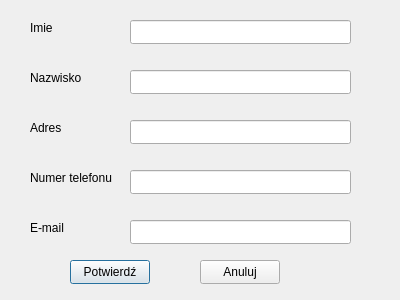
<?xml version="1.0" encoding="UTF-8"?>
<ui version="4.0">
 <class>editclient</class>
 <widget class="QDialog" name="editclient">
  <property name="geometry">
   <rect>
    <x>0</x>
    <y>0</y>
    <width>400</width>
    <height>300</height>
   </rect>
  </property>
  <property name="windowTitle">
   <string>Dialog</string>
  </property>
  <widget class="QLineEdit" name="nameEdit">
   <property name="geometry">
    <rect>
     <x>130</x>
     <y>20</y>
     <width>221</width>
     <height>24</height>
    </rect>
   </property>
  </widget>
  <widget class="QLineEdit" name="lastnameEdit">
   <property name="geometry">
    <rect>
     <x>130</x>
     <y>70</y>
     <width>221</width>
     <height>24</height>
    </rect>
   </property>
  </widget>
  <widget class="QLineEdit" name="adressEdit">
   <property name="geometry">
    <rect>
     <x>130</x>
     <y>120</y>
     <width>221</width>
     <height>24</height>
    </rect>
   </property>
  </widget>
  <widget class="QLineEdit" name="phoneEdit">
   <property name="geometry">
    <rect>
     <x>130</x>
     <y>170</y>
     <width>221</width>
     <height>24</height>
    </rect>
   </property>
  </widget>
  <widget class="QLineEdit" name="emailEdit">
   <property name="geometry">
    <rect>
     <x>130</x>
     <y>220</y>
     <width>221</width>
     <height>24</height>
    </rect>
   </property>
  </widget>
  <widget class="QLabel" name="label">
   <property name="geometry">
    <rect>
     <x>30</x>
     <y>20</y>
     <width>49</width>
     <height>16</height>
    </rect>
   </property>
   <property name="text">
    <string>Imie</string>
   </property>
  </widget>
  <widget class="QLabel" name="label_2">
   <property name="geometry">
    <rect>
     <x>30</x>
     <y>70</y>
     <width>61</width>
     <height>16</height>
    </rect>
   </property>
   <property name="text">
    <string>Nazwisko</string>
   </property>
  </widget>
  <widget class="QLabel" name="label_3">
   <property name="geometry">
    <rect>
     <x>30</x>
     <y>120</y>
     <width>49</width>
     <height>16</height>
    </rect>
   </property>
   <property name="text">
    <string>Adres</string>
   </property>
  </widget>
  <widget class="QLabel" name="label_4">
   <property name="geometry">
    <rect>
     <x>30</x>
     <y>170</y>
     <width>91</width>
     <height>16</height>
    </rect>
   </property>
   <property name="text">
    <string>Numer telefonu</string>
   </property>
  </widget>
  <widget class="QLabel" name="label_5">
   <property name="geometry">
    <rect>
     <x>30</x>
     <y>220</y>
     <width>71</width>
     <height>16</height>
    </rect>
   </property>
   <property name="text">
    <string>E-mail</string>
   </property>
  </widget>
  <widget class="QPushButton" name="addButton">
   <property name="geometry">
    <rect>
     <x>70</x>
     <y>260</y>
     <width>80</width>
     <height>24</height>
    </rect>
   </property>
   <property name="text">
    <string>Potwierdź</string>
   </property>
  </widget>
  <widget class="QPushButton" name="pushButton_2">
   <property name="geometry">
    <rect>
     <x>200</x>
     <y>260</y>
     <width>80</width>
     <height>24</height>
    </rect>
   </property>
   <property name="text">
    <string>Anuluj</string>
   </property>
  </widget>
 </widget>
 <resources/>
 <connections/>
</ui>
